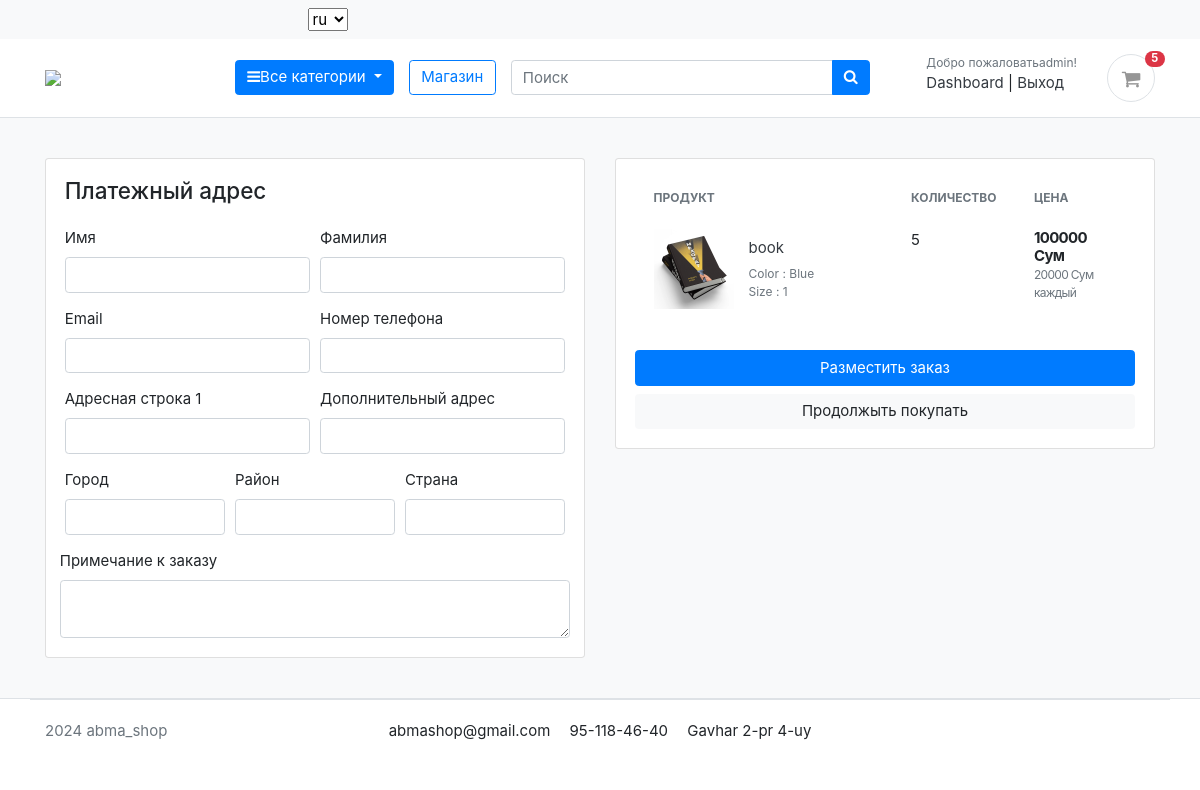
The app's page /cart/checkout/ (signed in) with its own data.
### accounts/models.py (models this page shows, shortened)
class Account(AbstractBaseUser):
    first_name      = models.CharField(max_length=50)
    last_name       = models.CharField(max_length=50)
    username        = models.CharField(max_length=50, unique=True)
    email           = models.EmailField(max_length=100, unique=True)
    phone_number    = models.CharField(max_length=50)
    date_joined     = models.DateTimeField(auto_now_add=True)
    last_login      = models.DateTimeField(auto_now_add=True)
    is_admin        = models.BooleanField(default=False)
    is_staff        = models.BooleanField(default=False)
    is_active        = models.BooleanField(default=False)
    is_superadmin        = models.BooleanField(default=False)
    USERNAME_FIELD = 'email'
    REQUIRED_FIELDS = ['username', 'first_name', 'last_name']
    objects = MyAccountManager()
    class Meta:
        verbose_name = _('Account')
        verbose_name_plural = _('Account')

### carts/models.py (models this page shows, shortened)
class CartItem(models.Model):
    user = models.ForeignKey(Account, on_delete=models.CASCADE, null=True)
    product = models.ForeignKey(Product, on_delete=models.CASCADE)
    variations = models.ManyToManyField(Variation, blank=True)
    cart    = models.ForeignKey(Cart, on_delete=models.CASCADE, null=True)
    quantity = models.IntegerField()
    is_active = models.BooleanField(default=True)
    def sub_total(self):
        return self.product.price * self.quantity

### store/models.py (models this page shows, shortened)
class Product(models.Model):
    product_name    = models.CharField(max_length=200, unique=True)
    slug            = models.SlugField(max_length=200, unique=True)
    description     = models.TextField(max_length=500, blank=True)
    price           = models.IntegerField()
    images          = models.ImageField(upload_to='photos/products')
    stock           = models.IntegerField()
    is_available    = models.BooleanField(default=True)
    category        = models.ForeignKey(Category, on_delete=models.CASCADE)
    created_date    = models.DateTimeField(auto_now_add=True)
    modified_date   = models.DateTimeField(auto_now=True)
    def get_url(self):
        return reverse('product_detail', args=[self.category.slug, self.slug])
    class Meta:
        verbose_name = _('Продукт')
        verbose_name_plural = _('Продукты')

class Variation(models.Model):
    product = models.ForeignKey(Product, on_delete=models.CASCADE)
    variation_category = models.CharField(max_length=100, choices=variation_category_choice)
    variation_value     = models.CharField(max_length=100)
    is_active           = models.BooleanField(default=True)
    created_date        = models.DateTimeField(auto_now=True)
    objects = VariationManager()
    class Meta:
        verbose_name = _('Вариант')
        verbose_name_plural = _('Варианты')

### carts/views.py (the view)
# urls.py: path('checkout/', views.checkout, name='checkout'),
@login_required(login_url='login')
def checkout(request, total=0, quantity=0, cart_items=None):
    try:
        tax = 0
        grand_total = 0
        if request.user.is_authenticated:
            cart_items = CartItem.objects.filter(user=request.user, is_active=True)
        else:
            cart = Cart.objects.get(cart_id=_cart_id(request))
            cart_items = CartItem.objects.filter(cart=cart, is_active=True)
        for cart_item in cart_items:
            total += (cart_item.product.price * cart_item.quantity)
            quantity += cart_item.quantity
        tax = (2 * total)/100
        grand_total = total + tax
    except ObjectDoesNotExist:
        pass #just ignore
    context = {
        'total': total,
        'quantity': quantity,
        'cart_items': cart_items,
        'tax'       : tax,
        'grand_total': grand_total,
    }
    return render(request, 'store/checkout.html', context)

### carts/context_processors.py (called while the page is built)
def counter(request):
    cart_count = 0
    if 'admin' in request.path:
        return {}
    else:
        try:
            cart = Cart.objects.filter(cart_id=_cart_id(request))
            if request.user.is_authenticated:
                cart_items = CartItem.objects.all().filter(user=request.user)
            else:
                cart_items = CartItem.objects.all().filter(cart=cart[:1])
            for cart_item in cart_items:
                cart_count += cart_item.quantity
        except Cart.DoesNotExist:
            cart_count = 0
    return dict(cart_count=cart_count)

### carts/views.py (called while the page is built)
def _cart_id(request):
    cart = request.session.session_key
    if not cart:
        cart = request.session.create()
    return cart

### category/context_processors.py (called while the page is built)
def menu_links(request):
    links = Category.objects.all()
    return dict(links=links)

### category/models.py (called while the page is built)
    def get_url(self):
            return reverse('products_by_category', args=[self.slug])

### templates/store/checkout.html (shortened to what this page needs)
{% extends 'base.html' %}
{% load static %}
{% load i18n %}2
{% block content %}
<section class="section-content padding-y bg">
<div class="container">
<div class="row">
	<aside class="col-lg-6">
<div class="card">
  <div class="card-body">
    <h4 class="card-title mb-4">{% trans 'Платежный адрес' %}</h4>
    <form action="{% url 'place_order' %}" method="POST">
      <div class="form-row">
        <div class="col form-group">
          <label for="">{% trans 'Имя' %}</label>
          <input type="text" name="first_name" class="form-control" required>
        </div>
        <div class="col form-group">
          <label for="">{% trans 'Фамилия' %}</label>
          <input type="text" name="last_name" class="form-control" required>
        </div>
      </div>
      <div class="form-row">
        <div class="col form-group">
          <label for="">{% trans 'Email' %}</label>
          <input type="email" name="email" class="form-control" required>
        </div>
        <div class="col form-group">
          <label for="">{% trans 'Номер телефона' %}</label>
          <input type="text" name="phone" class="form-control" required>
        </div>
      </div>
      <div class="form-row">
        <div class="col form-group">
          <label for="">{% trans 'Адресная строка' %} 1</label>
          <input type="text" name="address_line_1" class="form-control" required>
        </div>
        <div class="col form-group">
          <label for="">{% trans 'Дополнительный адрес' %}</label>
          <input type="text" name="address_line_2" class="form-control">
        </div>
      </div>
      <div class="form-row">
        <div class="col form-group">
          <label for="">{% trans 'Город' %}</label>
          <input type="text" name="city" class="form-control" required>
        </div>
        <div class="col form-group">
          <label for="">{% trans 'Район' %}</label>
          <input type="text" name="state" class="form-control" required>
        </div>
        <div class="col form-group">
          <label for="">{% trans 'Страна' %}</label>
          <input type="text" name="country" class="form-control" required>
        </div>
        </div>
        <div class="form-row">
          <label for="">{% trans 'Примечание к заказу' %}</label>
          <textarea name="order_note" rows="2" class="form-control"></textarea>
        </div>
  </div>
</div>
	</aside>
	<aside class="col-lg-6">
		<div class="card">
		<div class="card-body">
      <table class="table table-borderless table-shopping-cart">
      <thead class="text-muted">
      <tr class="small text-uppercase">
        <th scope="col">{% trans 'Продукт' %}</th>
        <th scope="col" width="120">{% trans 'Количество' %}</th>
        <th scope="col" width="120">{% trans 'Цена' %}</th>
      </tr>
      </thead>
      <tbody>
      {% for cart_item in cart_items %}
      <tr>
      	<td>
      		<figure class="itemside align-items-center">
      			<div class="aside"><img src="{{ cart_item.product.images.url }}" class="img-sm"></div>
      			<figcaption class="info">
      				<a href="{{ cart_item.product.get_url }}" class="title text-dark">{{ cart_item.product.product_name }}</a>
      				<p class="text-muted small">
      					{% if cart_item.variations.all %}
      						{% for item in cart_item.variations.all %}
      							{{ item.variation_category | capfirst }} : {{ item.variation_value | capfirst }} <br>
      						{% endfor %}
      					{% endif %}
      				</p>
      			</figcaption>
      		</figure>
      	</td>
      	<td>
      				<label for="">{{cart_item.quantity}}</label>
      	</td>
      	<td>
      		<div class="price-wrap">
      			<var class="price">{{ cart_item.sub_total }} Сум</var>
      			<small class="text-muted">{{ cart_item.product.price }} {% trans 'Сум каждый' %}  </small>
      		</div>
      	</td>
      </tr>
      {% endfor %}
      </tbody>
      </table>
      <button type="submit" name="submit" class="btn btn-primary btn-block">{% trans 'Разместить заказ' %}</button>
			<a href="{% url 'store' %}" class="btn btn-light btn-block">{% trans 'Продолжыть покупать' %}</a>
		</div>
		</div>
</aside>
</div>
</div>
</section>
{% endblock %}

### templates/includes/navbar.html (shortened to what this page needs)
{% load static %}
{% load i18n %}
<header class="section-header">
    <link href="https://stackpath.bootstrapcdn.com/bootstrap/4.5.2/css/bootstrap.min.css" rel="stylesheet">
    <head>
        <link href="https://stackpath.bootstrapcdn.com/bootstrap/4.5.2/css/bootstrap.min.css" rel="stylesheet">
    </head>
    <nav class="navbar navbar-expand-lg navbar-light bg-light">
        <div class="collapse navbar-collapse" id="navbarTop4">
            <ul class="navbar-nav mr-auto">
              <li class="dropdown" id="language-switcher">
        <form action="{% url 'set_language' %}" method="post">
            <select class="selectpicker" name="language" style="width: auto;" onchange="this.form.submit()">
              {% get_current_language as LANGUAGE_CODE %}
              {% get_available_languages as LANGUAGES %}
              {% get_language_info_list for LANGUAGES as languages %}
              {% for language in languages %}
                  <option
                    value="{{ language.code }}"
                    {% if language.code == LANGUAGE_CODE %} selected="selected"{% endif %}
                    data-content='<img src="/static/img/flags/{{ language.code }}.png">
                    <span style="display:inline-block; width:100px; padding-left: 10px; text-shadow:none">
                      {{ language.name_local }}
                    </span>'>
                    {{ language.code }}
                  </option>
              {% endfor %}
            </select>
        </form>
    </li>
            </ul>
        </div>
    </nav>
    <section class="header-main border-bottom">
        <div class="container">
            <div class="row align-items-center">
                <div class="col-lg-2 col-md-3 col-6">
                    <a class="brand-wrap" href="{% url 'home' %}">
                        <img class="logo" src="{% static './images/logo.png' %}">
                    </a>
                </div>
                <div class="col-lg col-sm col-md col-6 flex-grow-0">
                    <div class="category-wrap dropdown d-inline-block float-right">
                        <button class="btn btn-primary dropdown-toggle" data-toggle="dropdown" type="button">
                            <i class="fa fa-bars"></i>{% trans 'Все категории' %}
                        </button>
                    </div>
                </div>
                <a class="btn btn-outline-primary" href="{% url 'store' %}">{% trans 'Магазин' %}</a>
                <div class="col-lg  col-md-6 col-sm-12 col">
                    <form action="{% url 'search' %}" class="search" method='GET'>
                        <div class="input-group w-100">
                            <input class="form-control" name="keyword" placeholder="{% trans 'Поиск' %}" style="width:60%;"
                                   type="text">
                            <div class="input-group-append">
                                <button class="btn btn-primary" type="submit">
                                    <i class="fa fa-search"></i>
                                </button>
                            </div>
                        </div>
                    </form>
                </div>
                <div class="col-lg-3 col-sm-6 col-8 order-2 order-lg-3">
                    <div class="d-flex justify-content-end mb-3 mb-lg-0">
                        {% if user.id is None %}
                        <div class="widget-header">
                            <small class="title text-muted">{% trans 'Желанный гость!' %}</small>
                            <div>
                                <a href="{% url 'login' %}">{% trans 'Войти' %}</a> <span class="dark-transp"> | </span>
                                <a href="{% url 'register' %}">{% trans 'Зарегистрировать' %} </a>
                            </div>
                        </div>
                        {% else %}
                        <div class="widget-header">
                            <small class="title text-muted">{% trans 'Добро пожаловать' %}{{user.first_name}}!</small>
                            <div>
                                <a href="{% url 'dashboard' %}">Dashboard</a> <span class="dark-transp"> | </span>
                                <a href="{% url 'logout' %}"> {% trans 'Выход' %}</a>
                            </div>
                        </div>
                        {% endif %}
                        <a class="widget-header pl-3 ml-3" href="{% url 'cart' %}">
                            <div class="icon icon-sm rounded-circle border"><i class="fa fa-shopping-cart"></i></div>
                            <span class="badge badge-pill badge-danger notify">{{cart_count}}</span>
                        </a>
                    </div>
                </div>
            </div>
        </div>
    </section>
</header>

### static/css/ui.css (style rules this page uses)
html { font-family: "Inter", sans-serif; font-size: 15px; }
.price-wrap { letter-spacing: -0.7px; }
.icon-xs, .icon-sm, .icon-md, .icon-lg { display: inline-block; text-align: center; flex-shrink: 0; flex-grow: 0; }
.icon-sm { width: 48px; height: 48px; line-height: 48px !important; font-size: 20px; }
.img-xs, .img-sm, .img-md, .img-lg { -o-object-fit: cover; object-fit: cover; flex-shrink: 0; flex-grow: 0; }
.img-sm { width: 80px; height: 80px; }
.padding-y { padding-top: 40px; padding-bottom: 40px; }
var { font-style: normal; }
figure { margin-bottom: 0; }
article:after, .form-group:after { display: block; clear: both; content: ""; }
.bg { background-color: #f8f9fa; }
p:last-child { margin-bottom: 0; }
.header-main { position: relative; padding-top: 1rem; padding-bottom: 1rem; }
.brand-wrap .logo, .navbar-brand .logo { margin-right: 7px; max-height: 42px; display: inline-block; }
.widget-header { display: inline-block; vertical-align: middle; position: relative; }
.widget-header a { color: #343a40; }
.widget-header i { color: #969696; }
.widget-header .title { display: block; }
.widget-header .notify { position: absolute; top: -3px; right: -10px; }
.btn-light { background-color: #fff; border-color: #e4e4e4; }
.itemside { position: relative; display: flex; width: 100%; }
.itemside .aside { position: relative; flex-shrink: 0; }
.itemside .info { padding-left: 15px; padding-right: 7px; }
.itemside p { margin-bottom: 0; }
.itemside .title { display: block; margin-bottom: 5px; color: #212529; }
.notify { position: absolute; top: -4px; right: -10px; display: inline-block; padding: 0.25em 0.6em; font-size: 12px; line-height: 1; text-align: center; border-radius: 3rem; color: #fff; background-color: #fa3434; }
.price { font-weight: 600; color: #212529; }
.table-shopping-cart.table td, .table-shopping-cart.table th { padding-left: 1.25rem; padding-right: 1.25rem; }
.table-shopping-cart .price-wrap { line-height: 1.2; }
.table-shopping-cart .price { font-weight: bold; margin-right: 5px; display: block; }

### records on screen
Account: first_name "admin"
CartItem: product.images (picture), product.product_name "book", quantity "5", sub_total "100000", product.price "20000"
Variation: variation_category "Color", variation_value "Blue"
Variation: variation_category "Size", variation_value "1"

### other values on screen
{{ cart_count }} "5"
form field language "ru"
